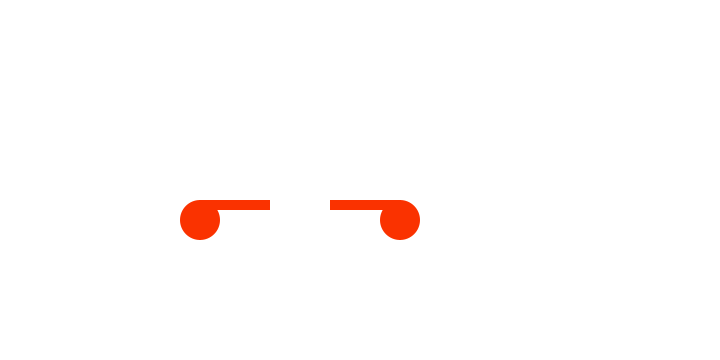
Frame 1 (no input)
Frame 60 (the mouse pressed at the canvas centre just before this capture): identical to frame 1, image omitted
Frame 120 (the mouse held since frame 60 and released just before this capture): identical to frame 1, image omitted

The Processing sketch that drew this single still picture (run headless with seeded random() and noise(); from frame 60 on, the mouse is pressed at the canvas centre):

// Processing sketch: kanon_projekt
// ── kanon_projekt.pde
Float theta1 = 0.0;
Float theta2 = 0.0;
Canon canon1, canon2;

void setup() {
  size(720, 360);
  canon1 = new Canon(new PVector(200, 200), theta1, 1.0, 40.0);
  canon2 = new Canon(new PVector(400, 200), theta2, -1.0, 40.0);
}

//midlertidig knap til at skyde
void keyPressed() {
  if (key == 's' ) {
    canon1.shoot();
    canon2.shoot();
  }
}

void draw() {
  background(255);
  fill(250, 50, 0);
  canon1.run();
  canon2.run();
  //println();
}

// ── CanonBall.pde

class CanonBall {
  PVector position;
  PVector velocity;
  PVector acceleration = new PVector();
  PVector gravity = new PVector(0,0.01);
  float angle;
  float radius;
  float direction;

  CanonBall(PVector position, float angle, float radius, float direction) {
    this.position = position;
    this.radius = radius;
    this.direction = direction;
    this.angle = angle;
    velocity = new PVector(direction*cos(angle)*5, sin(angle)*5);

  }

  void update() {
    applyForce(gravity);
    position.add(velocity);
    velocity.add(acceleration);
  }

  void display() {
    pushMatrix();
    translate(position.x, position.y);
    ellipse(0,0,radius,radius);
    popMatrix();
  }

  boolean hasHit() {
    if (velocity.x == 0 && velocity.y == 0 || position.x > width || position.x < 0 || position.y > height || position.y < 0) {
      return true;
    } else {
      return false;
    }    
  }

  void applyForce(PVector gravity) {
    acceleration.add(gravity);
  }

  void run() {
    update();
    display();
    println(angle);
  }
}

// ── Kanon.pde
class Canon {
  PVector position;
  PVector velocity;
  float angle;
  float direction;
  boolean shoot = false;
  float radius;
  ArrayList<CanonBall> canonBalls;

  Canon(PVector position, float angle, float direction, float radius) {
    this.position = position;
    this.angle = angle;
    this.radius = radius;
    this.direction = direction;
    canonBalls = new ArrayList<CanonBall>();
  }

  void shoot() {
    pushMatrix();
    translate(position.x, position.y);
    canonBalls.add(new CanonBall(new PVector(direction*70*cos(angle)+position.x, 70*sin(angle)+position.y), angle, 10.0, direction));
    popMatrix();
  }

  void update() {
    for (int i = canonBalls.size()-1; i >= 0; i--) {
      CanonBall c = canonBalls.get(i);
      c.run();
      //c.velocity = new PVector(cos(angle)*5, sin(angle*5));
      if (c.hasHit()) {
        canonBalls.remove(i);
      }
    }

    if (keyPressed == true) {
      if (keyCode == UP) {
        angle = angle - 0.05;
        if (angle< -PI/2) { // Prevents rotating the gun too much
          angle = -PI/2;
        }
      }
      if (keyCode == DOWN) {
        angle = angle + 0.05;
        if (angle>=0.01) {
          angle = 0.01;
        }
      }
    }
  }

  void display() {
    pushMatrix();
    noStroke();
    //rectMode(CENTER);
    translate(position.x, position.y);
    scale(direction, 1);
    ellipse(0, radius/2, radius, radius);
    rect(0, 0, 10, 10);
    //println(angle);
    rotate(angle);
    rect(0, 0, 70, 10);
    //ellipse(0, 0, radius, radius);
    popMatrix();
  }

  void run() {
    update();
    display();
  }
}
